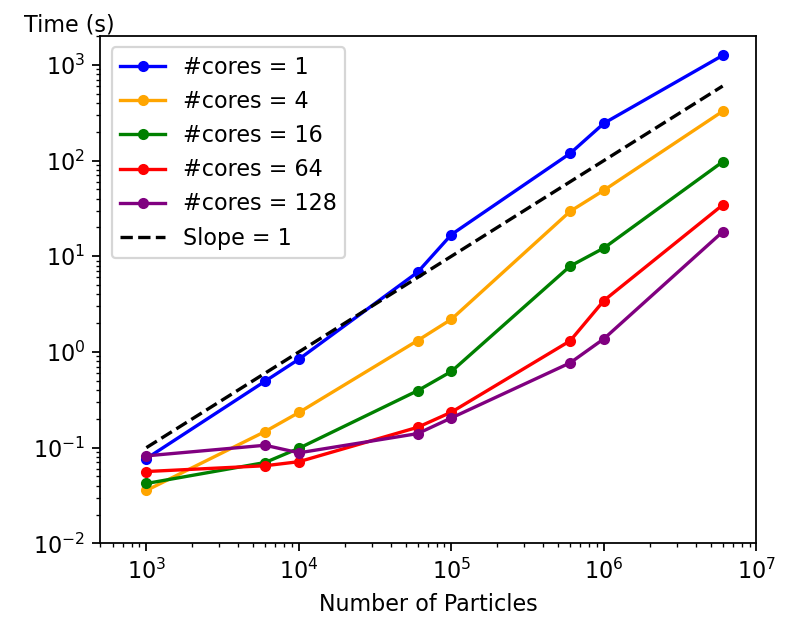

Write Python code to recreate this figure.
import matplotlib.pyplot as plt
import numpy as np
from matplotlib.pyplot import figure
import re

figure(figsize=(5, 4), dpi=160)

n = [1000, 6000, 10000, 60000, 100000, 600000, 1000000, 6000000]
t = [1, 4, 16, 64, 128]

tlinear = []

for j in t:
  tlinear.append([])
  for i in n:
    with open('../data/t' + str(j) + '-' + str(i) + '.out', 'r') as f:
      content = f.read()
      tlinear[-1].append(float(re.findall(r'= (.*) seconds', content)[0]))


colors = ['blue', 'olive', 'orange', 'brown', 'green', 'pink', 'red', 'cyan', 'purple']

for i in range(len(t)):
  plt.loglog(n, tlinear[i], marker='o', markersize=4, color = colors[i * 2], label = '#cores = ' + str(t[i]))

plt.loglog([1000, 6000000], [0.1, 600], '--', color = 'black', label = 'Slope = 1')

plt.legend()
plt.xlim(500, 10000000)
plt.ylim(0.01, 2000)
plt.xlabel('Number of Particles')
plt.ylabel('Time (s)', ha='left', y=1, rotation=0)
plt.tight_layout()
plt.savefig('linear.png')
